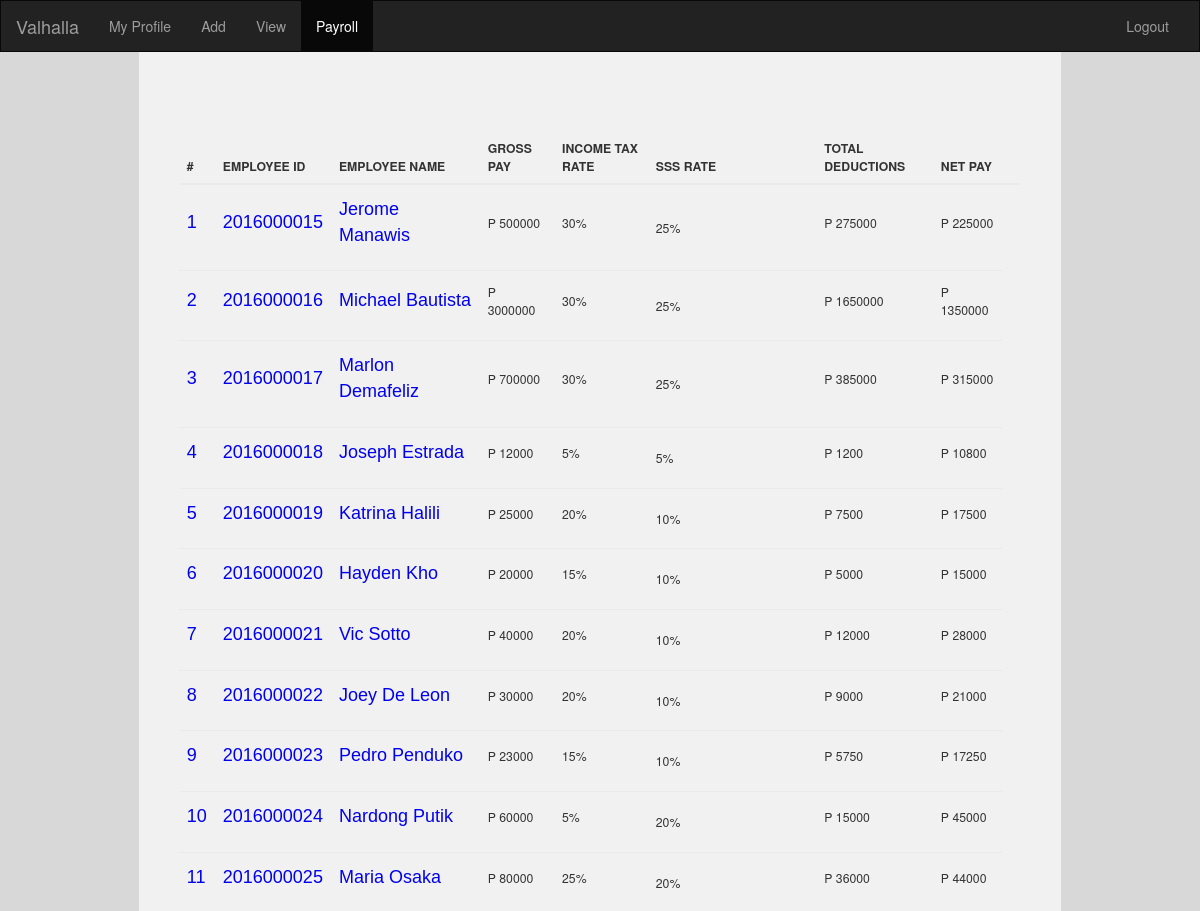
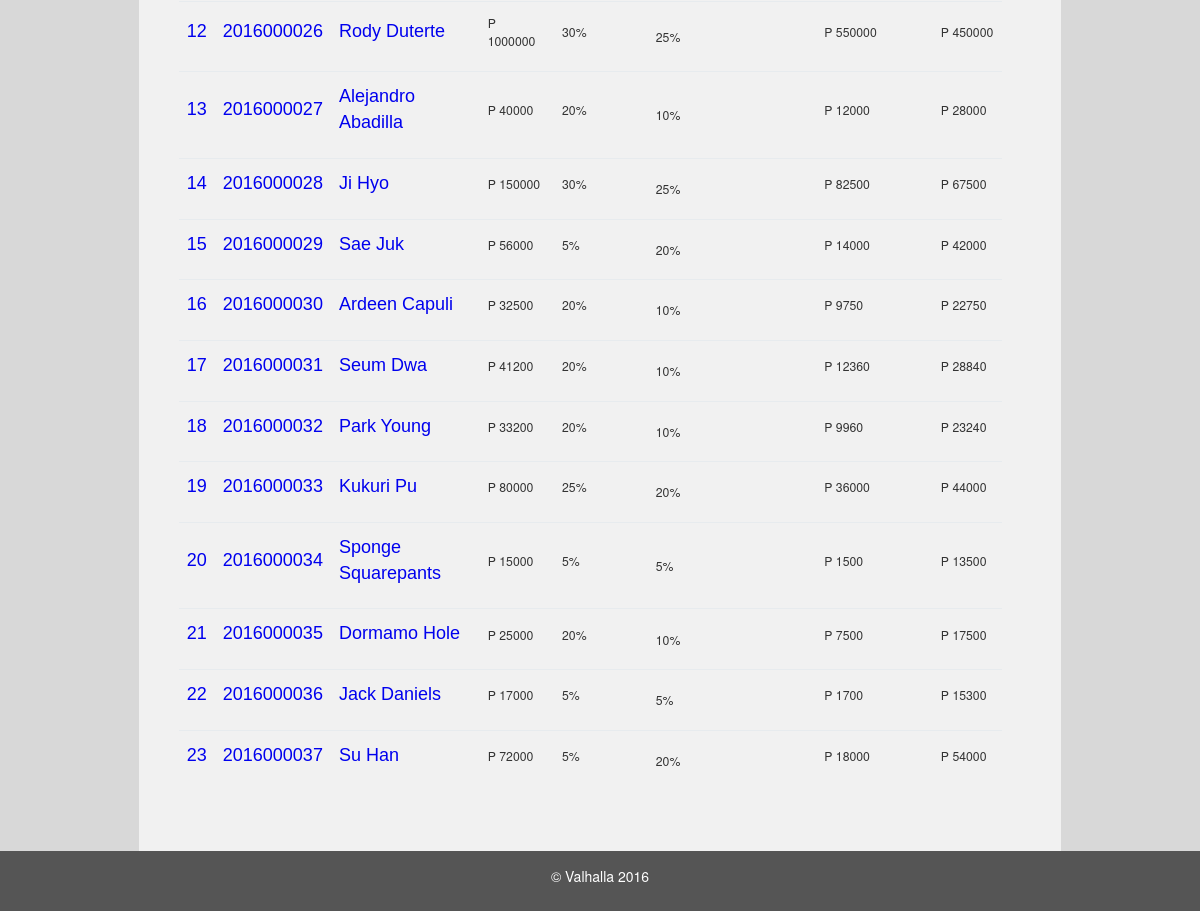
Screenshot of /payrollform.php with the database file from the repository (2 pictures, top to bottom).
### tables this page shows
CREATE TABLE `account` (
  `id` int(11) NOT NULL,
  `firstname` varchar(50) DEFAULT NULL,
  `middlename` varchar(50) DEFAULT NULL,
  `lastname` varchar(50) DEFAULT NULL,
  `address` varchar(50) DEFAULT NULL,
  `birthday` date DEFAULT NULL,
  `email` varchar(50) DEFAULT NULL,
  `contact` int(11) DEFAULT NULL,
  `image` tinyblob,
  `username` varchar(25) NOT NULL,
  `password` varchar(25) NOT NULL,
  `tin` int(11) DEFAULT NULL,
  `sss` int(11) DEFAULT NULL,
  `status` int(11) DEFAULT NULL,
  `paygrade` int(11) DEFAULT NULL,
  `position` varchar(25) DEFAULT NULL,
  `department` varchar(25) DEFAULT NULL,
  `access` varchar(25) DEFAULT NULL
);

### payrollform.php (the view, shortened to what this page needs)
<!DOCTYPE html>
<html lang="en">
<head>
  <link rel="stylesheet" href="css/godstyle.css">
</head>
<body style="background-color:#d8d8d8;height:100%">
<nav class="navbar navbar-inverse">
  <div class="container-fluid">
    <div class="navbar-header">
      <a class="navbar-brand" href="#">Valhalla</a>
    </div>
    <div class="collapse navbar-collapse" id="myNavbar">
      <ul class="nav navbar-nav">
        <li><a href="home.php">My Profile</a></li>
        <li><a href="add.php">Add</a></li>
        <li><a href="employee.php">View</a></li>
		<li class="active"><a href="payroll.php">Payroll</a></li>
      </ul>
      <ul class="nav navbar-nav navbar-right">
        <li><a href="logout.php"><span class="glyphicon glyphicon-log-in"></span> Logout</a></li>
      </ul>
    </div>
  </div>
</nav>
<div class="container-fluid text-center" style="height:100%">
  <div class="row content" style="height:100%">
    <div class="row content " style="height:100%">
	<div class="bgdiv" style="height:100%">
    <div class="contents" style="height:100%">
	<br><br>
		<div class="forms"style="height:100%">
			<div class="table-responsive">
                        <table class="table user-list">
                            <thead>
                                <tr>
								<th><span>#</span></th>
                                <th><span>Employee ID</span></th>
                                <th><span>Employee Name</span></th>
                                <th><span>Gross Pay</span></th>
                                <th><span>Income Tax Rate</span></th>
								<th><span>SSS Rate</span></th>
								<th><span>Total Deductions</span></th>
								<th><span>Net Pay</span></th>
                                <th>&nbsp;</th>
                                </tr>
                            </thead>
                            <tbody>
								<?php
									$query="SELECT * FROM account";
									$result=mysql_query($query);
									$counter=0;
									while($row=mysql_fetch_array($result)):
										$grosspay=$row['paygrade'];
										$sssrate=0;
										$taxrate=0.2;
								?>
                                <tr>
									<td>
                                        <p class="userdisp"><?php echo ++$counter; ?></p>
                                    </td>
                                    <td>
                                        <p class="userdisp"><?php echo $row['id']; ?></p>
                                    </td>
                                    <td><p class="userdisp"><?php echo $row['firstname']." ".$row['lastname']; ?></p></td>
                                    <td>
										<p ><?php echo "P $grosspay"; ?></p></td>
                                    <td>
                                        <p>
										<?php
											if($grosspay >= 100000)
												$taxrate = 0.3;
											elseif($grosspay < 100000 && $grosspay >= 75000)
												$taxrate = 0.25;
											elseif($grosspay < 50000 && $grosspay >= 25000)
												$taxrate = 0.2;
											elseif($grosspay < 25000 && $grosspay >= 20000)
												$taxrate = 0.15;
											elseif($grosspay < 50000 && $grosspay >= 20000)
												$taxrate = 0.1;
											else
												$taxrate = 0.05;
											echo ($taxrate*100)."%";
										?>
										</p>
                                    </td>
                                     <td style="width: 20%;">
                                        <?php
											if($grosspay >= 100000)
												$sssrate = 0.25;
											elseif($grosspay < 100000 && $grosspay >= 50000)
												$sssrate = 0.2;
											elseif($grosspay < 50000 && $grosspay >= 20000)
												$sssrate = 0.1;
											else
												$sssrate = 0.05;
											echo ($sssrate*100)."%";
										?>
                                    </td>
									<td>
                                        <p>
											<?php
												$deduction=($grosspay*$sssrate)+($grosspay*$taxrate);
												echo "P $deduction";
											?>
										</p>
                                    </td>
									<td>
                                        <p>
										<?php
											$netpay=$grosspay-$deduction;
											echo "P $netpay";
										?>
										</p>
                                    </td>
                                </tr>
                               <?php endwhile; ?>
                            </tbody>
                        </table>
                    </div>
                </div>
		</div>
	</div>
	</div>
    </div>
  </div>
<footer class="container-fluid text-center">
  <p>&copy; Valhalla 2016</p>
</footer>
</body>
</html>

### payrollform.php (style rules this page uses)
.navbar { margin-bottom: 0; border-radius: 0; }
footer { background-color: #555; color: white; padding: 15px; margin-bottom: 0; position:relative; bottom:0; width:100%; left:0; right:0; }
div.contents { margin:auto; width: 75%; border: 3px; padding: 40px; text-align: left; background-color: #f1f1f1; clear:both; }
div.bgdiv { margin:auto; width: 100%; border: 3px; background-color: #D8D8D8; height:100%; }
a { color: #3498db; outline: none!important; }
.table thead tr th { text-transform: uppercase; font-size: 0.875em; }
.table thead tr th { border-bottom: 2px solid #e7ebee; }
.table tbody tr td:first-child { font-size: 1.125em; font-weight: 300; }
.table tbody tr td { font-size: 0.875em; vertical-align: middle; border-top: 1px solid #e7ebee; padding: 12px 8px; }
p.userdisp { color: #0000EE; font-family: Arial, Helvetica, sans-serif; font-size:18px; }

### rows the page displays
account: id "2016000015", firstname "Jerome", lastname "Manawis", paygrade "500000", $taxrate*100 "30", $sssrate*100 "25", paygrade "275000", paygrade "225000"
account: id "2016000016", firstname "Michael", lastname "Bautista", paygrade "3000000", $taxrate*100 "30", $sssrate*100 "25", paygrade "1650000", paygrade "1350000"
account: id "2016000017", firstname "Marlon", lastname "Demafeliz", paygrade "700000", $taxrate*100 "30", $sssrate*100 "25", paygrade "385000", paygrade "315000"
account: id "2016000018", firstname "Joseph", lastname "Estrada", paygrade "12000", $taxrate*100 "5", $sssrate*100 "5", paygrade "1200", paygrade "10800"
account: id "2016000019", firstname "Katrina", lastname "Halili", paygrade "25000", $taxrate*100 "20", $sssrate*100 "10", paygrade "7500", paygrade "17500"
account: id "2016000020", firstname "Hayden", lastname "Kho", paygrade "20000", $taxrate*100 "15", $sssrate*100 "10", paygrade "5000", paygrade "15000"
account: id "2016000021", firstname "Vic", lastname "Sotto", paygrade "40000", $taxrate*100 "20", $sssrate*100 "10", paygrade "12000", paygrade "28000"
account: id "2016000022", firstname "Joey", lastname "De Leon", paygrade "30000", $taxrate*100 "20", $sssrate*100 "10", paygrade "9000", paygrade "21000"
account: id "2016000023", firstname "Pedro", lastname "Penduko", paygrade "23000", $taxrate*100 "15", $sssrate*100 "10", paygrade "5750", paygrade "17250"
account: id "2016000024", firstname "Nardong", lastname "Putik", paygrade "60000", $taxrate*100 "5", $sssrate*100 "20", paygrade "15000", paygrade "45000"
account: id "2016000025", firstname "Maria", lastname "Osaka", paygrade "80000", $taxrate*100 "25", $sssrate*100 "20", paygrade "36000", paygrade "44000"
account: id "2016000026", firstname "Rody", lastname "Duterte", paygrade "1000000", $taxrate*100 "30", $sssrate*100 "25", paygrade "550000", paygrade "450000"
account: id "2016000027", firstname "Alejandro", lastname "Abadilla", paygrade "40000", $taxrate*100 "20", $sssrate*100 "10", paygrade "12000", paygrade "28000"
account: id "2016000028", firstname "Ji", lastname "Hyo", paygrade "150000", $taxrate*100 "30", $sssrate*100 "25", paygrade "82500", paygrade "67500"
account: id "2016000029", firstname "Sae", lastname "Juk", paygrade "56000", $taxrate*100 "5", $sssrate*100 "20", paygrade "14000", paygrade "42000"
account: id "2016000030", firstname "Ardeen", lastname "Capuli", paygrade "32500", $taxrate*100 "20", $sssrate*100 "10", paygrade "9750", paygrade "22750"
account: id "2016000031", firstname "Seum", lastname "Dwa", paygrade "41200", $taxrate*100 "20", $sssrate*100 "10", paygrade "12360", paygrade "28840"
account: id "2016000032", firstname "Park", lastname "Young", paygrade "33200", $taxrate*100 "20", $sssrate*100 "10", paygrade "9960", paygrade "23240"
account: id "2016000033", firstname "Kukuri", lastname "Pu", paygrade "80000", $taxrate*100 "25", $sssrate*100 "20", paygrade "36000", paygrade "44000"
account: id "2016000034", firstname "Sponge", lastname "Squarepants", paygrade "15000", $taxrate*100 "5", $sssrate*100 "5", paygrade "1500", paygrade "13500"
account: id "2016000035", firstname "Dormamo", lastname "Hole", paygrade "25000", $taxrate*100 "20", $sssrate*100 "10", paygrade "7500", paygrade "17500"
account: id "2016000036", firstname "Jack", lastname "Daniels", paygrade "17000", $taxrate*100 "5", $sssrate*100 "5", paygrade "1700", paygrade "15300"
account: id "2016000037", firstname "Su", lastname "Han", paygrade "72000", $taxrate*100 "5", $sssrate*100 "20", paygrade "18000", paygrade "54000"
